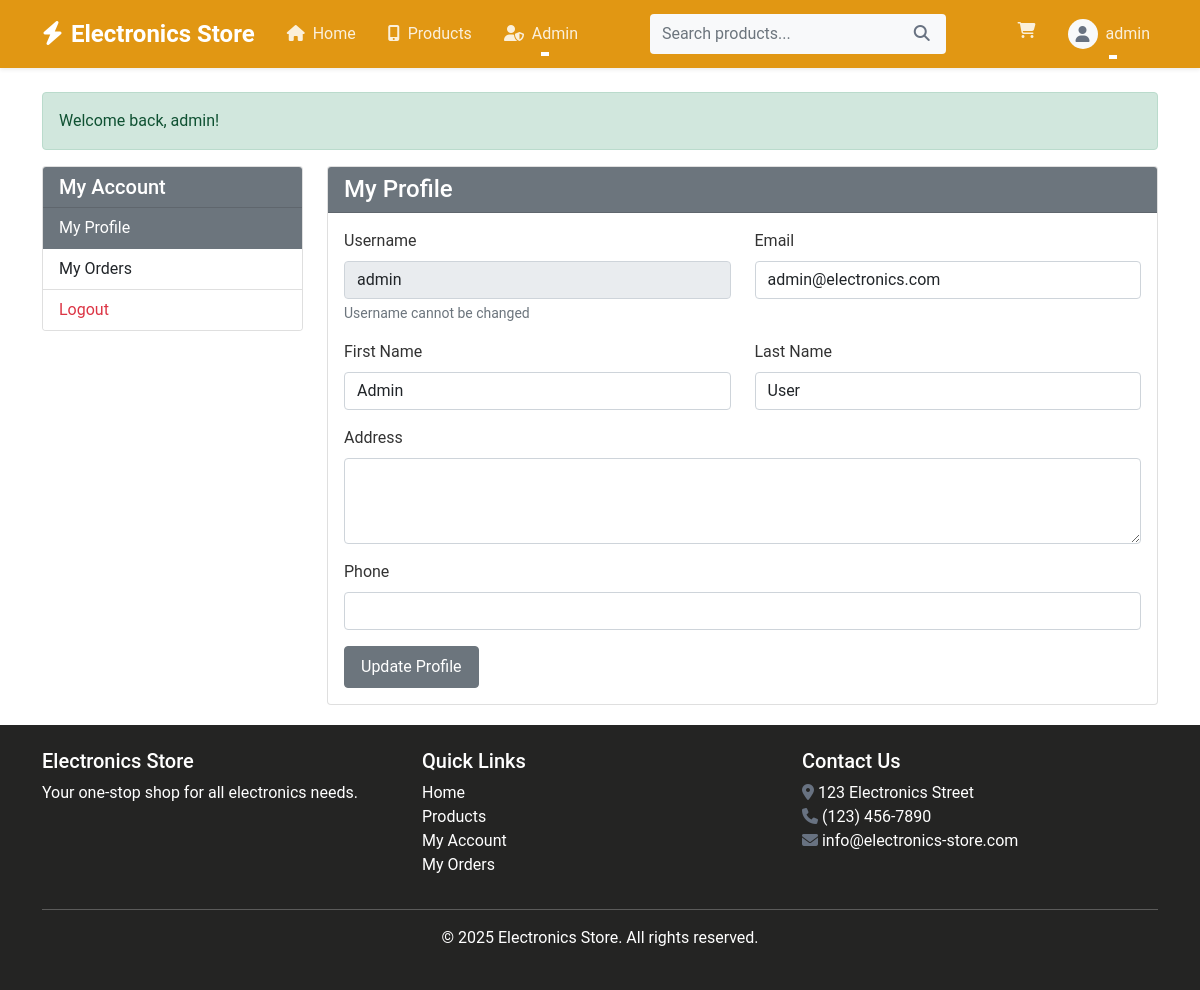
Screenshot of /user/profile.php (signed in) with the database file from the repository.
### tables this page shows
CREATE TABLE users (
    id INT AUTO_INCREMENT PRIMARY KEY,
    username VARCHAR(50) NOT NULL UNIQUE,
    email VARCHAR(100) NOT NULL UNIQUE,
    password VARCHAR(255) NOT NULL,
    first_name VARCHAR(50) NOT NULL,
    last_name VARCHAR(50) NOT NULL,
    address TEXT,
    phone VARCHAR(20),
    is_admin BOOLEAN DEFAULT 0,
    created_at TIMESTAMP DEFAULT CURRENT_TIMESTAMP
);

### classes/Database.php (called while the page is built)
<?php
class Database {
    private $host = "localhost";
    private $username = "root";
    private $password = "";
    private $database = "electronics_store";
    private $conn;
    public function __construct() {
        try {
            $this->conn = new PDO("mysql:host=$this->host;dbname=$this->database", $this->username, $this->password);
            $this->conn->setAttribute(PDO::ATTR_ERRMODE, PDO::ERRMODE_EXCEPTION);
        } catch(PDOException $e) {
            echo "Connection failed: " . $e->getMessage();
            die();
        }
    }
    public function getConnection() {
        return $this->conn;
    }
}
?>

### classes/User.php (called while the page is built, shortened)
<?php
require_once __DIR__ . '/../config/database.php';
class User {
    private $conn;
    private $table = 'users';
    public function __construct() {
        $database = new Database();
        $this->conn = $database->getConnection();
    }
    public function getById($id) {
        $query = "SELECT * FROM " . $this->table . " WHERE id = :id LIMIT 1";
        $stmt = $this->conn->prepare($query);
        $stmt->bindParam(':id', $id);
        $stmt->execute();
        if ($stmt->rowCount() > 0) {
            $row = $stmt->fetch(PDO::FETCH_ASSOC);
            $this->username = $row['username'];
            $this->email = $row['email'];
            $this->first_name = $row['first_name'];
            $this->last_name = $row['last_name'];
            $this->phone = $row['phone'];
            return true;
        }
        return false;
    }
}
?>

### user/profile.php (the view, shortened to what this page needs)
<?php
include_once '../includes/header.php';
$user = new User();
$user->getById($_SESSION['user_id']);
?>
<div class="row">
    <div class="col-md-3">
        <div class="card mb-4">
            <div class="card-header bg-primary text-white">
                <h5 class="mb-0">My Account</h5>
            </div>
            <div class="list-group list-group-flush">
                <a href="<?php echo SITE_URL; ?>/user/profile.php" class="list-group-item list-group-item-action active">My Profile</a>
                <a href="<?php echo SITE_URL; ?>/user/orders.php" class="list-group-item list-group-item-action">My Orders</a>
                <a href="<?php echo SITE_URL; ?>/user/logout.php" class="list-group-item list-group-item-action text-danger">Logout</a>
            </div>
        </div>
    </div>
    <div class="col-md-9">
        <div class="card">
            <div class="card-header bg-primary text-white">
                <h4 class="mb-0">My Profile</h4>
            </div>
            <div class="card-body">
                <form action="<?php echo htmlspecialchars($_SERVER['PHP_SELF']); ?>" method="post">
                    <div class="row mb-3">
                        <div class="col-md-6">
                            <label for="username" class="form-label">Username</label>
                            <input type="text" class="form-control" id="username" value="<?php echo $user->username; ?>" disabled>
                            <div class="form-text">Username cannot be changed</div>
                        </div>
                        <div class="col-md-6">
                            <label for="email" class="form-label">Email</label>
                            <input type="email" class="form-control" id="email" name="email" value="<?php echo $user->email; ?>" required>
                        </div>
                    </div>
                    <div class="row mb-3">
                        <div class="col-md-6">
                            <label for="first_name" class="form-label">First Name</label>
                            <input type="text" class="form-control" id="first_name" name="first_name" value="<?php echo $user->first_name; ?>" required>
                        </div>
                        <div class="col-md-6">
                            <label for="last_name" class="form-label">Last Name</label>
                            <input type="text" class="form-control" id="last_name" name="last_name" value="<?php echo $user->last_name; ?>" required>
                        </div>
                    </div>
                    <div class="mb-3">
                        <label for="address" class="form-label">Address</label>
                        <textarea class="form-control" id="address" name="address" rows="3"><?php echo $user->address; ?></textarea>
                    </div>
                    <div class="mb-3">
                        <label for="phone" class="form-label">Phone</label>
                        <input type="text" class="form-control" id="phone" name="phone" value="<?php echo $user->phone; ?>">
                    </div>
                    <button type="submit" class="btn btn-primary">Update Profile</button>
                </form>
            </div>
        </div>
    </div>
</div>
<?php include_once '../includes/footer.php'; ?>

### assets/css/style.css (style rules this page uses)
html, body { height: 100%; }
body { font-family: 'Roboto', sans-serif; color: #333; display: flex; flex-direction: column; min-height: 100vh; }
a { text-decoration: none; }
.card { transition: transform 0.3s ease, box-shadow 0.3s ease; margin-bottom: 20px; }
.btn { border-radius: 4px; padding: 8px 16px; transition: all 0.3s ease; }
.bg-primary { background-color: #6c757d !important; }
.btn-primary { background-color: #6c757d !important; border-color: #6c757d !important; }
.list-group-item.active { background-color: #6c757d !important; border-color: #6c757d !important; }

### rows the page displays
users: username "admin", email "admin@electronics.com", first_name "Admin", last_name "User"

### other values shown
$_SESSION['username'] "admin"
$_SESSION['success'] "Welcome back, admin!"
